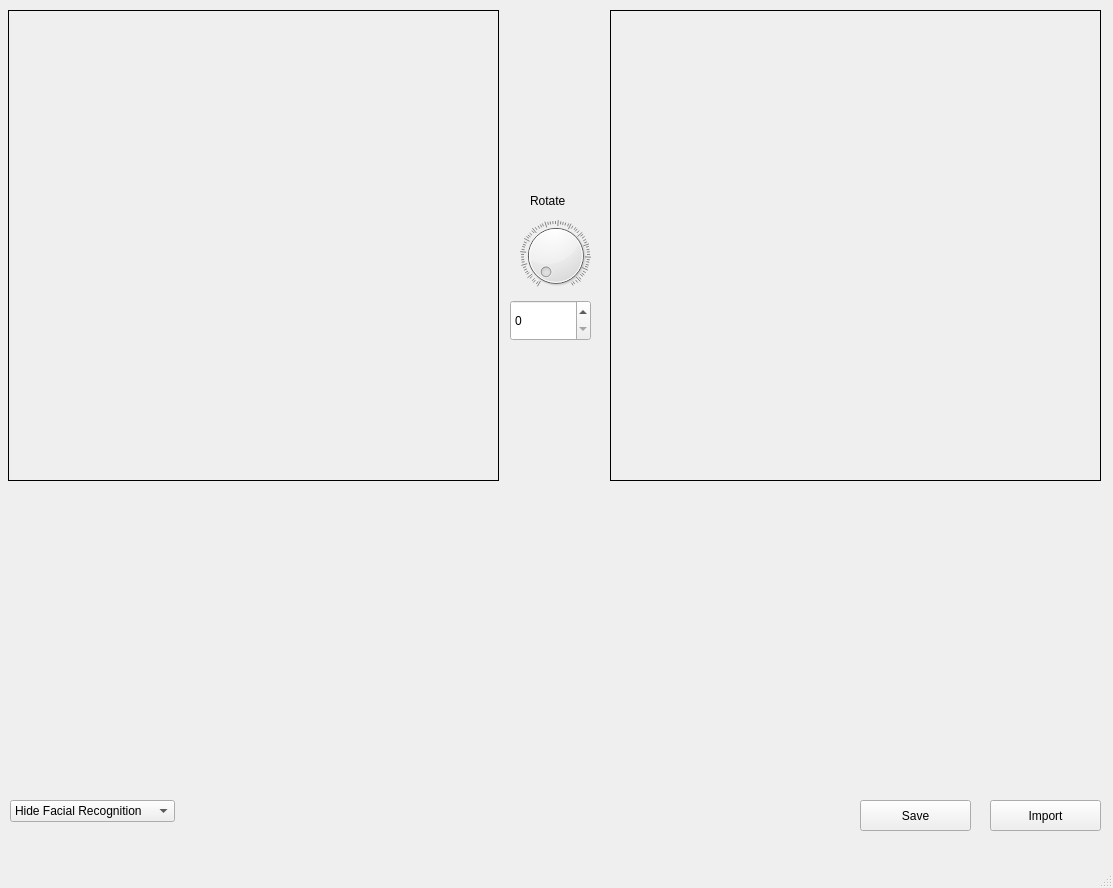
<?xml version="1.0" encoding="UTF-8"?>
<ui version="4.0">
 <class>MainWindow</class>
 <widget class="QMainWindow" name="MainWindow">
  <property name="enabled">
   <bool>true</bool>
  </property>
  <property name="geometry">
   <rect>
    <x>0</x>
    <y>0</y>
    <width>1113</width>
    <height>888</height>
   </rect>
  </property>
  <property name="windowTitle">
   <string>MainWindow</string>
  </property>
  <widget class="QWidget" name="centralwidget">
   <widget class="QLabel" name="leftImgLabel">
    <property name="geometry">
     <rect>
      <x>8</x>
      <y>10</y>
      <width>491</width>
      <height>471</height>
     </rect>
    </property>
    <property name="frameShape">
     <enum>QFrame::Box</enum>
    </property>
    <property name="text">
     <string/>
    </property>
    <property name="alignment">
     <set>Qt::AlignCenter</set>
    </property>
   </widget>
   <widget class="QLabel" name="rightImgLabel">
    <property name="geometry">
     <rect>
      <x>610</x>
      <y>10</y>
      <width>491</width>
      <height>471</height>
     </rect>
    </property>
    <property name="frameShape">
     <enum>QFrame::Box</enum>
    </property>
    <property name="text">
     <string/>
    </property>
    <property name="alignment">
     <set>Qt::AlignCenter</set>
    </property>
   </widget>
   <widget class="QPushButton" name="saveButton">
    <property name="geometry">
     <rect>
      <x>860</x>
      <y>800</y>
      <width>111</width>
      <height>31</height>
     </rect>
    </property>
    <property name="font">
     <font>
      <pointsize>9</pointsize>
     </font>
    </property>
    <property name="text">
     <string>Save</string>
    </property>
   </widget>
   <widget class="QPushButton" name="importButton">
    <property name="geometry">
     <rect>
      <x>990</x>
      <y>800</y>
      <width>111</width>
      <height>31</height>
     </rect>
    </property>
    <property name="font">
     <font>
      <pointsize>9</pointsize>
     </font>
    </property>
    <property name="text">
     <string>Import</string>
    </property>
   </widget>
   <widget class="QDial" name="rotateImgDial">
    <property name="geometry">
     <rect>
      <x>520</x>
      <y>220</y>
      <width>71</width>
      <height>71</height>
     </rect>
    </property>
    <property name="maximum">
     <number>270</number>
    </property>
    <property name="notchesVisible">
     <bool>true</bool>
    </property>
   </widget>
   <widget class="QSpinBox" name="rotateImgSpinBox">
    <property name="geometry">
     <rect>
      <x>510</x>
      <y>300</y>
      <width>81</width>
      <height>41</height>
     </rect>
    </property>
    <property name="font">
     <font>
      <pointsize>9</pointsize>
     </font>
    </property>
    <property name="wrapping">
     <bool>false</bool>
    </property>
    <property name="frame">
     <bool>true</bool>
    </property>
    <property name="buttonSymbols">
     <enum>QAbstractSpinBox::UpDownArrows</enum>
    </property>
    <property name="maximum">
     <number>270</number>
    </property>
   </widget>
   <widget class="QLabel" name="label">
    <property name="geometry">
     <rect>
      <x>530</x>
      <y>190</y>
      <width>51</width>
      <height>21</height>
     </rect>
    </property>
    <property name="font">
     <font>
      <pointsize>9</pointsize>
     </font>
    </property>
    <property name="text">
     <string>Rotate</string>
    </property>
   </widget>
   <widget class="QWidget" name="verticalLayoutWidget">
    <property name="geometry">
     <rect>
      <x>10</x>
      <y>560</y>
      <width>1091</width>
      <height>231</height>
     </rect>
    </property>
    <layout class="QVBoxLayout" name="sliderLayout">
     <property name="spacing">
      <number>6</number>
     </property>
    </layout>
   </widget>
   <widget class="QLabel" name="imgDescriptLabel">
    <property name="geometry">
     <rect>
      <x>10</x>
      <y>510</y>
      <width>481</width>
      <height>21</height>
     </rect>
    </property>
    <property name="font">
     <font>
      <pointsize>10</pointsize>
     </font>
    </property>
    <property name="midLineWidth">
     <number>0</number>
    </property>
    <property name="text">
     <string/>
    </property>
    <property name="alignment">
     <set>Qt::AlignCenter</set>
    </property>
   </widget>
   <widget class="QComboBox" name="facialRecogComboBox">
    <property name="geometry">
     <rect>
      <x>10</x>
      <y>800</y>
      <width>201</width>
      <height>31</height>
     </rect>
    </property>
    <property name="font">
     <font>
      <pointsize>9</pointsize>
     </font>
    </property>
    <property name="sizeAdjustPolicy">
     <enum>QComboBox::AdjustToContents</enum>
    </property>
    <item>
     <property name="text">
      <string>Hide Facial Recognition</string>
     </property>
    </item>
    <item>
     <property name="text">
      <string>Show Facial Recognition</string>
     </property>
    </item>
   </widget>
  </widget>
  <widget class="QStatusBar" name="statusbar"/>
  <widget class="QMenuBar" name="menubar">
   <property name="geometry">
    <rect>
     <x>0</x>
     <y>0</y>
     <width>1113</width>
     <height>26</height>
    </rect>
   </property>
   <property name="sizePolicy">
    <sizepolicy hsizetype="MinimumExpanding" vsizetype="Minimum">
     <horstretch>0</horstretch>
     <verstretch>0</verstretch>
    </sizepolicy>
   </property>
   <property name="defaultUp">
    <bool>false</bool>
   </property>
   <property name="nativeMenuBar">
    <bool>true</bool>
   </property>
  </widget>
 </widget>
 <resources/>
 <connections/>
</ui>
